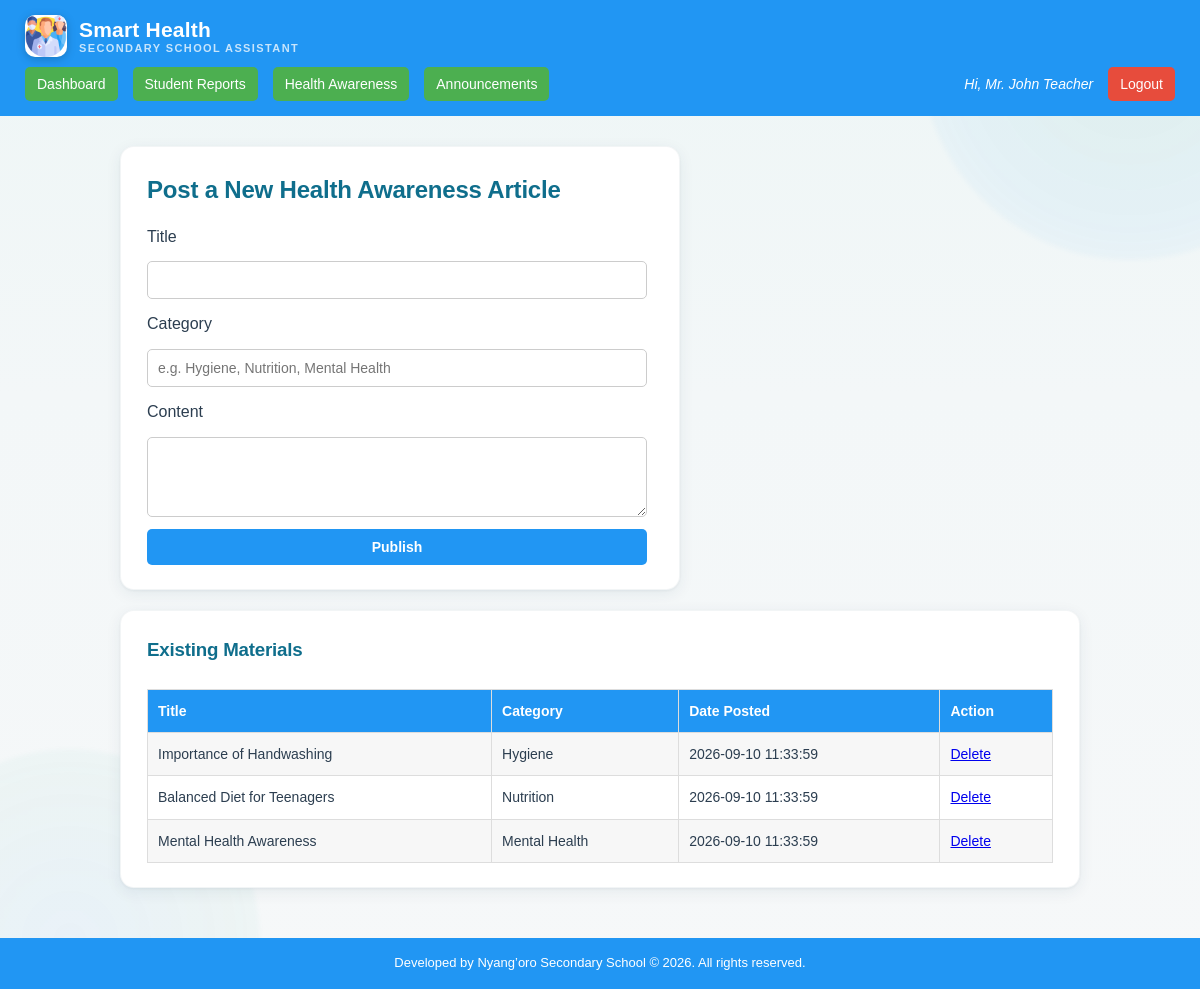
Page /teacher/awareness.php (signed in) on the committed database.
### tables this page shows
CREATE TABLE health_materials (
    material_id INT AUTO_INCREMENT PRIMARY KEY,
    title VARCHAR(150) NOT NULL,
    content TEXT NOT NULL,
    category VARCHAR(50) DEFAULT 'General',
    posted_by INT DEFAULT NULL,
    date_posted TIMESTAMP DEFAULT CURRENT_TIMESTAMP,
    FOREIGN KEY (posted_by) REFERENCES users(user_id) ON DELETE SET NULL
);

### teacher/awareness.php (the view, shortened to what this page needs)
<?php
include '../config/db.php';
include '../includes/header.php';
?>
<div class="card">
    <h2>Post a New Health Awareness Article</h2>
    <form method="POST">
        <label for="title">Title</label>
        <input type="text" name="title" id="title" required>
        <label for="category">Category</label>
        <input type="text" name="category" id="category" placeholder="e.g. Hygiene, Nutrition, Mental Health" required>
        <label for="content">Content</label>
        <textarea name="content" id="content" required></textarea>
        <button type="submit" name="add_material">Publish</button>
    </form>
</div>
<div class="card">
    <h3>Existing Materials</h3>
    <div class="table-responsive">
    <table>
        <tr><th>Title</th><th>Category</th><th>Date Posted</th><th>Action</th></tr>
        <?php
        $materials = mysqli_query($conn, "SELECT * FROM health_materials ORDER BY date_posted DESC");
        while ($row = mysqli_fetch_assoc($materials)) {
            echo "<tr>
                    <td>" . htmlspecialchars($row['title']) . "</td>
                    <td>" . htmlspecialchars($row['category']) . "</td>
                    <td>" . htmlspecialchars($row['date_posted']) . "</td>
                    <td><a href='?delete=" . $row['material_id'] . "' onclick=\"return confirmDelete('Delete this article?')\">Delete</a></td>
                  </tr>";
        }
        ?>
    </table>
    </div>
</div>
<?php include '../includes/footer.php'; ?>

### assets/css/style.css (style rules this page uses)
* { margin: 0; padding: 0; box-sizing: border-box; font-family: Arial, Helvetica, sans-serif; }
html { height: 100%; }
body { background: linear-gradient(180deg, #eef6f6 0%, #f3f7f8 40%, #f6f8f9 100%); color: #2c3e50; line-height: 1.6; min-height: 100vh; position: relative; display: flex; flex-direction: column; }
body:not(.auth-page):not(.index-page)::before, body:not(.auth-page):not(.index-page)::after { content: ""; position: fixed; z-index: 0; border-radius: 50%; pointer-events: none; filter: blur(2px); }
body:not(.auth-page):not(.index-page)::before { width: 420px; height: 420px; top: -160px; right: -140px; background: radial-gradient(circle, rgba(20, 160, 133, 0.08) 0%, rgba(33, 150, 243, 0.05) 60%, transparent 100%); }
body:not(.auth-page):not(.index-page)::after { width: 380px; height: 380px; bottom: -140px; left: -120px; background: radial-gradient(circle, rgba(33, 150, 243, 0.06) 0%, rgba(20, 160, 133, 0.04) 60%, transparent 100%); }
.card { background: #fff; border-radius: 14px; padding: 24px 26px; margin-bottom: 20px; box-shadow: 0 4px 16px rgba(15, 60, 90, 0.07), 0 1px 3px rgba(15, 60, 90, 0.06); border: 1px solid rgba(15, 60, 90, 0.05); transition: box-shadow 0.2s ease, transform 0.2s ease; }
.card:has(> form) { max-width: 560px; }
.card h2, .card h3 { color: #0f6e8c; margin-bottom: 14px; font-weight: 800; letter-spacing: -0.2px; }
.card h2 { display: flex; align-items: center; gap: 10px; }
form { display: flex; flex-direction: column; gap: 12px; max-width: 500px; }
input, select, textarea, button { padding: 10px; border: 1px solid #ccc; border-radius: 5px; font-size: 14px; }
textarea { resize: vertical; min-height: 80px; }
button, .btn { background-color: #2196F3; color: #fff; border: none; cursor: pointer; font-weight: bold; text-align: center; text-decoration: none; display: inline-block; }
table { width: 100%; border-collapse: collapse; background: #fff; margin-top: 10px; }
table th, table td { border: 1px solid #ddd; padding: 10px; text-align: left; font-size: 14px; }
table th { background-color: #2196F3; color: #fff; }
table tr:nth-child(even) { background-color: #f7f7f7; }
.table-responsive { width: 100%; overflow-x: auto; -webkit-overflow-scrolling: touch; }

### rows in the picture
health_materials: title "Importance of Handwashing", category "Hygiene", date_posted "2026-09-10 11:33:59"
health_materials: title "Balanced Diet for Teenagers", category "Nutrition", date_posted "2026-09-10 11:33:59"
health_materials: title "Mental Health Awareness", category "Mental Health", date_posted "2026-09-10 11:33:59"

### other values in the picture
$_SESSION['full_name'] "Mr. John Teacher"
